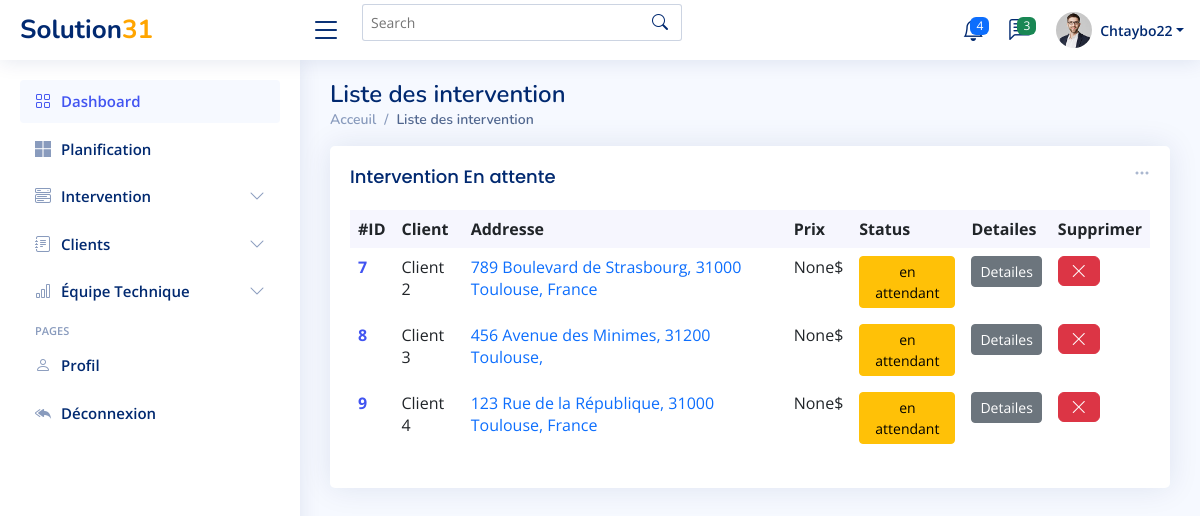
Page /interventions/list/en_attente (signed in) on the committed database.
### Dashboard/models.py (models this page shows, shortened)
class Intervention(models.Model):
    Date_Ajouté = models.DateTimeField(auto_now_add=True)
    Nom_Client= models.CharField(max_length=100, blank=False , null=False)
    Numéro = models.CharField(max_length=100, blank=False , null=False)
    Ville = models.CharField(max_length=100, blank=False , null=False)
    Date=models.DateField(null=True,blank=True)
    Address = models.CharField(max_length=100, blank=False , null=False)
    Code_postal = models.IntegerField()
    Par= models.ForeignKey(UserProfile, on_delete=models.SET_NULL, null=True, blank=True, )
    Commentaire = models.CharField(max_length=500, blank=True, null=True)
    Prix = models.IntegerField(blank=True, null=True)
    Status = models.CharField(max_length=500,choices=CHOICES, default='en attendant', blank=True, null=True)
    valeur =models.IntegerField(default=1)

### Dashboard/views.py (the view)
# urls.py: path('interventions/list/en_attente',list_interventions_enattente ,name='list_interventions_enattente'),
def list_interventions_enattente(request):
    interventions = Intervention.objects.all()
    context={'interventions':interventions}
    return render(request, 'Dashboard/list_intervetions_enattente.html',context)

### Dashboard/templates/Dashboard/list_intervetions_enattente.html (shortened to what this page needs)
{% extends 'Dashboard/main.html' %}
{% block content %}
  <main id="main" class="main">
    <div class="pagetitle">
      <h1>Liste des intervention</h1>
      <nav>
        <ol class="breadcrumb">
          <li class="breadcrumb-item"><a href="index.html">Acceuil</a></li>
          <li class="breadcrumb-item active">Liste des intervention</li>
        </ol>
      </nav>
    </div>
    <section class="section dashboard">
      <div class="row">
        <div class="col-lg-12">
          <div class="row">
            <div class="col-12">
              <div class="card recent-sales overflow-auto">
                <div class="filter">
                  <a class="icon" href="#" data-bs-toggle="dropdown"><i class="bi bi-three-dots"></i></a>
                </div>
                <div class="card-body">
                  <h5 class="card-title">Intervention En attente</h5>
                  <table class="table table-borderless datatable">
                    <thead>
                      <tr>
                        <th scope="col">#ID</th>
                        <th scope="col">Client</th>
                        <th scope="col">Addresse</th>
                        <th scope="col">Prix</th>
                        <th scope="col">Status</th>
                        <th scope="col">Detailes</th>
                        <th scope="col">Supprimer</th>
                      </tr>
                    </thead>
                    <tbody>
                    {% for int in interventions%}
                    {% if int.Status == 'en attendant' %}
                      <tr>
                        <th scope="row"><a href="#">{{int.id}}</a></th>
                        <td>{{int.Nom_Client}}</td>
                        <td><a href="#" class="text-primary">{{int.Address}}</a></td>
                        <td>{{int.Prix}}$</td>
                        <td><button type="button" class="btn btn-warning btn-sm">{{int.Status}}</button></td>
                        <td>       <a href="{% url 'intervention_detail'  int.pk %}"><button type="button" class="btn btn-secondary btn-sm" >Detailes</button> </a>         </td>
                        <td>              <button type="button" class="btn btn-danger"><i class="bi bi-x-lg"></i></button></td>
                      </tr>
                    {% endif %}
                    {% endfor %}
                    </tbody>
                  </table>
                </div>
              </div>
            </div>
          </div>
        </div>
      </div>
    </section>
  </main>
{% endblock content %}

### Dashboard/templates/Dashboard/main.html (shortened to what this page needs)
{% load static %}
<html lang="en">
<head>
  <link href="{% static 'Dashboard/assets/css/main.css' %}" rel="stylesheet" />
  <link href="{% static 'Dashboard/assets/vendor/bootstrap/css/bootstrap.min.css' %}" rel="stylesheet">
  <link href="{% static 'Dashboard/assets/vendor/bootstrap-icons/bootstrap-icons.css' %}" rel="stylesheet">
  <link href="{% static 'Dashboard/assets/vendor/boxicons/css/boxicons.min.css' %}" rel="stylesheet">
  <link href="{% static 'Dashboard/assets/vendor/quill/quill.snow.css' %}" rel="stylesheet">
  <link href="{% static 'Dashboard/assets/vendor/quill/quill.bubble.css' %}" rel="stylesheet">
  <link href="{% static 'Dashboard/assets/vendor/remixicon/remixicon.css' %}" rel="stylesheet">
  <link href="{% static 'Dashboard/assets/vendor/simple-datatables/style.css' %}" rel="stylesheet">
  <link href="{% static 'Dashboard/assets/css/style.css' %}" rel="stylesheet">
</head>
<body>
  <header id="header" class="header fixed-top d-flex align-items-center">
    <div class="d-flex align-items-center justify-content-between">
      <a href="{% url 'index' %}" class="logo d-flex align-items-center">
        <span class="d-none d-lg-block">Solution</span>
                <span class="d-none d-lg-block" style="color:orange;">31</span>
      </a>
      <i class="bi bi-list toggle-sidebar-btn"></i>
    </div>
    <div class="search-bar">
      <form class="search-form d-flex align-items-center" method="POST" action="#">
        <input type="text" name="query" placeholder="Search" title="Enter search keyword">
        <button type="submit" title="Search"><i class="bi bi-search"></i></button>
      </form>
    </div>
    <nav class="header-nav ms-auto">
      <ul class="d-flex align-items-center">
        <li class="nav-item dropdown">
          <a class="nav-link nav-icon" href="#" data-bs-toggle="dropdown">
            <span class="badge bg-primary badge-number">4</span>
          </a>
        </li>
        <li class="nav-item dropdown">
          <a class="nav-link nav-icon" href="#" data-bs-toggle="dropdown">
            <span class="badge bg-success badge-number">3</span>
          </a>
        </li>
        <li class="nav-item dropdown pe-3">
          <a class="nav-link nav-profile d-flex align-items-center pe-0" href="#" data-bs-toggle="dropdown">
            <img src="{% static 'Dashboard/assets/img/profile-img.jpg' %}" alt="Profile" class="rounded-circle">
            <span class="d-none d-md-block dropdown-toggle ps-2">{{request.user}}</span>
          </a>
        </li>
      </ul>
    </nav>
  </header>
  <aside id="sidebar" class="sidebar">
    <ul class="sidebar-nav" id="sidebar-nav">
      <li class="nav-item">
        <a class="nav-link " href="{% url 'index'%}">
          <i class="bi bi-grid"></i>
          <span>Dashboard</span>
        </a>
      </li>
      <li class="nav-item">
        <a class="nav-link collapsed" href="{% url 'calendar'%}">
        <i class="bi bi-microsoft"></i>
          <span>Planification</span>
        </a>
      </li>
      <li class="nav-item">
        <a class="nav-link collapsed" data-bs-target="#components-nav" data-bs-toggle="collapse" href="#">
          <i class="bi bi-menu-button-wide"></i><span>Intervention</span><i class="bi bi-chevron-down ms-auto"></i>
        </a>
      </li>
      <li class="nav-item">
        <a class="nav-link collapsed" data-bs-target="#forms-nav" data-bs-toggle="collapse" href="#">
          <i class="bi bi-journal-text"></i><span>Clients</span><i class="bi bi-chevron-down ms-auto"></i>
        </a>
      </li>
      <li class="nav-item">
        <a class="nav-link collapsed" data-bs-target="#charts-nav" data-bs-toggle="collapse" href="#">
          <i class="bi bi-bar-chart"></i><span>Équipe Technique</span><i class="bi bi-chevron-down ms-auto"></i>
        </a>
      </li>
      <li class="nav-heading">Pages</li>
      <li class="nav-item">
        <a class="nav-link collapsed" href="{% url 'users_profile' %}">
          <i class="bi bi-person"></i>
          <span>Profil</span>
        </a>
      </li>
      <li class="nav-item">
        <a class="nav-link collapsed" href="{% url 'logout' %}">
          <i class="bi bi-reply-all-fill"></i>
          <span>Déconnexion</span>
        </a>
      </li>
    </ul>
  </aside>
  {% block content %}
  {% endblock content %}
</body>
</html>

### Dashboard/static/Dashboard/assets/css/main.css (style rules this page uses)
:root { --fc-daygrid-event-dot-width: 8px; }
:root { --fc-list-event-dot-width: 10px; --fc-list-event-hover-bg-color: #f5f5f5; }

### Dashboard/static/Dashboard/assets/css/style.css (style rules this page uses)
:root { scroll-behavior: smooth; }
body { font-family: "Open Sans", sans-serif; background: #f6f9ff; color: #444444; }
a { color: #4154f1; text-decoration: none; }
h1, h2, h3, h4, h5, h6 { font-family: "Nunito", sans-serif; }
#main { margin-top: 60px; padding: 20px 30px; transition: all 0.3s; }
.pagetitle { margin-bottom: 10px; }
.pagetitle h1 { font-size: 24px; margin-bottom: 0; font-weight: 600; color: #012970; }
.card { margin-bottom: 30px; border: none; border-radius: 5px; box-shadow: 0px 0 30px rgba(1, 41, 112, 0.1); }
.card-title { padding: 20px 0 15px 0; font-size: 18px; font-weight: 500; color: #012970; font-family: "Poppins", sans-serif; }
.card-body { padding: 0 20px 20px 20px; }
.breadcrumb { font-size: 14px; font-family: "Nunito", sans-serif; color: #899bbd; font-weight: 600; }
.breadcrumb a { color: #899bbd; transition: 0.3s; }
.breadcrumb .breadcrumb-item::before { color: #899bbd; }
.breadcrumb .active { color: #51678f; font-weight: 600; }
.logo { line-height: 1; }
@media (min-width: 1200px) { .logo { width: 280px; } }
.logo span { font-size: 26px; font-weight: 700; color: #012970; font-family: "Nunito", sans-serif; }
.header { transition: all 0.5s; z-index: 997; height: 60px; box-shadow: 0px 2px 20px rgba(1, 41, 112, 0.1); background-color: #fff; padding-left: 20px; }
.header .toggle-sidebar-btn { font-size: 32px; padding-left: 10px; cursor: pointer; color: #012970; }
.header .search-bar { min-width: 360px; padding: 0 20px; }
.header .search-form { width: 100%; }
.header .search-form input { border: 0; font-size: 14px; color: #012970; border: 1px solid rgba(1, 41, 112, 0.2); padding: 7px 38px 7px 8px; border-radius: 3px; transition: 0.3s; width: 100%; }
.header .search-form button { border: 0; padding: 0; margin-left: -30px; background: none; }
.header .search-form button i { color: #012970; }
.header-nav ul { list-style: none; }
.header-nav>ul { margin: 0; padding: 0; }
.header-nav .nav-icon { font-size: 22px; color: #012970; margin-right: 25px; position: relative; }
.header-nav .nav-profile { color: #012970; }
.header-nav .nav-profile img { max-height: 36px; }
.header-nav .nav-profile span { font-size: 14px; font-weight: 600; }
.header-nav .badge-number { position: absolute; inset: -2px -5px auto auto; font-weight: normal; font-size: 12px; padding: 3px 6px; }
.sidebar { position: fixed; top: 60px; left: 0; bottom: 0; width: 300px; z-index: 996; transition: all 0.3s; padding: 20px; overflow-y: auto; scrollbar-width: thin; scrollbar-color: #aab7cf transparent; box-shadow: 0px 0px 20px rgba(1, 41, 112, 0.1); background-color: #fff; }
@media (min-width: 1200px) { #main, #footer { margin-left: 300px; } }
.sidebar-nav { padding: 0; margin: 0; list-style: none; }
.sidebar-nav li { padding: 0; margin: 0; list-style: none; }
.sidebar-nav .nav-item { margin-bottom: 5px; }
.sidebar-nav .nav-heading { font-size: 11px; text-transform: uppercase; color: #899bbd; font-weight: 600; margin: 10px 0 5px 15px; }
.sidebar-nav .nav-link { display: flex; align-items: center; font-size: 15px; font-weight: 600; color: #4154f1; transition: 0.3; background: #f6f9ff; padding: 10px 15px; border-radius: 4px; }
.sidebar-nav .nav-link i { font-size: 16px; margin-right: 10px; color: #4154f1; }
.sidebar-nav .nav-link.collapsed { color: #012970; background: #fff; }
.sidebar-nav .nav-link.collapsed i { color: #899bbd; }
.sidebar-nav .nav-link .bi-chevron-down { margin-right: 0; transition: transform 0.2s ease-in-out; }
.dashboard .filter { position: absolute; right: 0px; top: 15px; }
.dashboard .filter .icon { color: #aab7cf; padding-right: 20px; padding-bottom: 5px; transition: 0.3s; font-size: 16px; }
.dashboard .recent-sales { font-size: 14px; }
.dashboard .recent-sales .table thead { background: #f6f6fe; }
.dashboard .recent-sales .table thead th { border: 0; }

### rows in the picture
Intervention: id "7", Nom_Client "Client 2", Address "789 Boulevard de Strasbourg, 31000 Toulouse, France", Prix "None", Status "en attendant"
Intervention: id "8", Nom_Client "Client 3", Address "456 Avenue des Minimes, 31200 Toulouse,", Prix "None", Status "en attendant"
Intervention: id "9", Nom_Client "Client 4", Address "123 Rue de la République, 31000 Toulouse, France", Prix "None", Status "en attendant"

### other values in the picture
{{ request.user }} "Chtaybo22"
